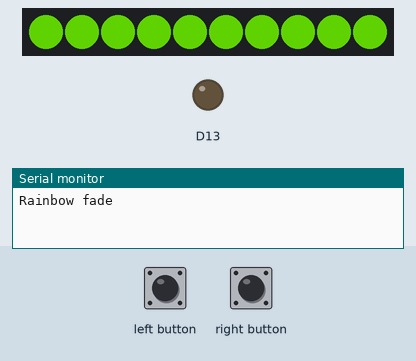
Recording of a sketch running on a simulated Adafruit Circuit Playground Express. On the bench: 10 RGB LEDs in strip order, left to right, output pins drawn as LEDs (lit = HIGH), the last lines printed to the serial monitor. The test bench sets the inputs (shaded band). Dim RGB values are drawn brighter than linear.

Above: at 2.8 s.
2.9 s: left button pressed for 1 s
At 5.2 s:
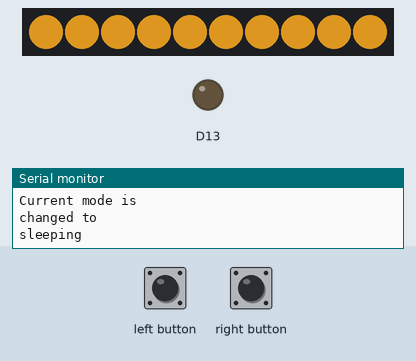
5.5 s: right button pressed for 3.2 s
At 10.0 s:
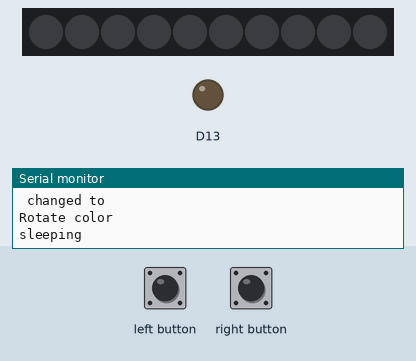
10.2 s: right button pressed for 1 s
At 11.89 s:
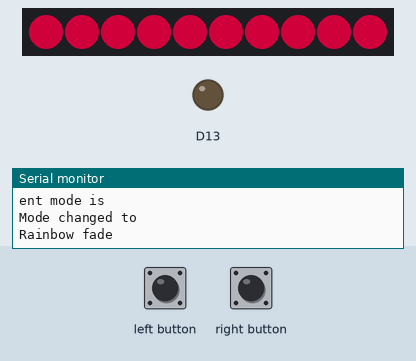
14.9 s: left button pressed for 3.2 s
At 18.67 s:
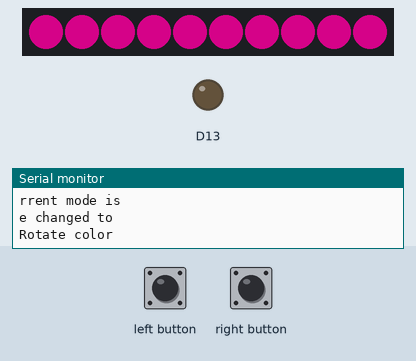

The sketch:

party-cat.ino
```cpp
#include <Adafruit_CircuitPlayground.h>
#include <stdlib.h>
#include <time.h>
#include <string>

bool rightButtonPressed, leftButtonPressed;
bool modeChangeEvent;
enum Mode { ModeRainbowFade, ModeSlowBlinkRed, ModeRotateGreen, ModeRotatePink, ModeRotateRed, ModeSolidWarmWhite, ModeFadeWarmWhite};
Mode selectedMode;

void setup() {
   // Initialize the circuit playground
  CircuitPlayground.begin();
  Serial.begin(9600);
  selectedMode = ModeRainbowFade;
  modeChangeEvent = false;
}

void loop() {
  CircuitPlayground.setBrightness(150);

  if(modeChangeEvent) {
    changeMode();
  }

  switch(selectedMode){
    case ModeRainbowFade:
      rainbowFade();
      break;
    case ModeSolidWarmWhite:
      solidWarmWhite();
      break;
    case ModeSlowBlinkRed:
      slowBlink(0xff0000);
      break;
    case ModeRotateGreen:
      rotateColor(0x00ff00);
      break;
    case ModeRotatePink:
      rotateColor(0xde028d);
      break;
    case ModeRotateRed:
      rotateColor(0xd40902);
      break;
  }

  Serial.println("sleeping");
  delay(500);
}

void changeMode() {
  Serial.println("Current mode is" + selectedMode);
  modeChangeEvent = false;

  switch(selectedMode) {
    case ModeRainbowFade:
      selectedMode = ModeSolidWarmWhite;
      break;
    case ModeSolidWarmWhite:
      selectedMode = ModeRotateGreen;
      break;
    case ModeRotateGreen:
      selectedMode = ModeRotatePink;
      break;
    case ModeRotatePink:
      selectedMode = ModeRotateRed;
      break;
    case ModeRotateRed:
      selectedMode = ModeRainbowFade;
      break;
  }

  Serial.println("Mode changed to" + selectedMode);
  Serial.flush();
}

bool modeChangeInterrupt() {
  rightButtonPressed = CircuitPlayground.rightButton();
  leftButtonPressed = CircuitPlayground.leftButton();
  if (leftButtonPressed || rightButtonPressed) {
    return true;
  }
  return false;
}

void temperatureReact() {
  float tempF = CircuitPlayground.temperatureF();

  Serial.print("  tempF: ");
  Serial.println(tempF);
}

void setAllPixels(uint32_t color) {
  for(int i = 0; i < 10; i++) {
      CircuitPlayground.setPixelColor(i, color);
      delay(50);
    }
}

void fadeAllPixels(uint32_t color) {
  for (int i = 0; i < 250; i++) {
    CircuitPlayground.setBrightness(i);
    for(int i = 0; i < 10; i++) {
        CircuitPlayground.setPixelColor(i, color);
        delay(10);
    }
  }
}

const uint32_t rainbow[] = {0xc70039, 0xe17102, 0xffc300, 0x61d802, 0x022bd8, 0x4b0082, 0x9400d3, 0xaa336a};

void rainbowFade() {
  Serial.println("Rainbow fade");
  for (int i = 0; i < 8; i++){
    setAllPixels(rainbow[i]);
    if (modeChangeInterrupt()) {
      modeChangeEvent = modeChangeInterrupt();
      return;
    }
    else {
      delay(250);
    }
  }
}

const uint32_t warmWhite = 0xffb026;
void solidWarmWhite() {
  setAllPixels(warmWhite);

  if (modeChangeInterrupt()) {
    modeChangeEvent = modeChangeInterrupt();
    return;
  }
  else {
    delay(250);
  }
}

const uint32_t black = 0x000000;
void rotateColor(uint32_t color) {
  Serial.println("Rotate color");
  setAllPixels(color);
  if (modeChangeInterrupt()) {
    modeChangeEvent = modeChangeInterrupt();
    return;
  }
  else {
    delay(250);
  }

  setAllPixels(black);
  if (modeChangeInterrupt()) {
    modeChangeEvent = modeChangeInterrupt();
    return;
  }
  else {
    delay(250);
  }
}

void slowBlink(uint32_t color) {
  Serial.println("Slow blink");
  //get brighter
  for (int i = 0; i < 250; i++) {
    CircuitPlayground.setBrightness(i);
      setAllPixels(color);
    if (modeChangeInterrupt()) {
      modeChangeEvent = modeChangeInterrupt();
      return;
    }
  }

  // get dimmer
  for (int i = 250; i > 0; i--) {
    CircuitPlayground.setBrightness(i);
    setAllPixels(color);
  }
 }
```

Measured:
- after the input at 5.5 s, the LEDs: first change after 0.78 s (image 2 shows a later state)
